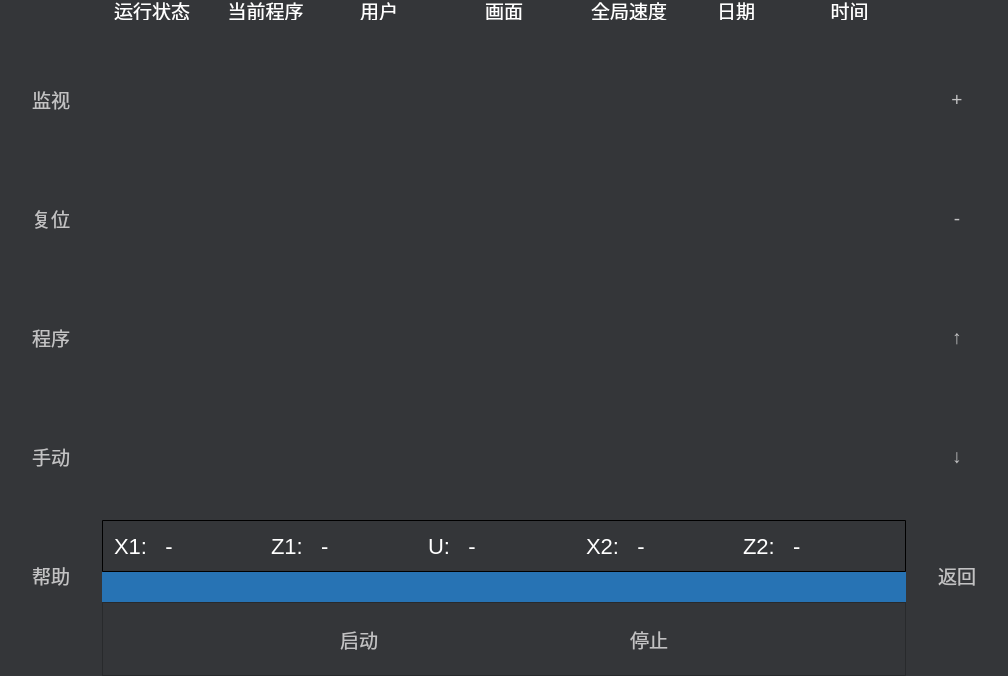
<?xml version="1.0" encoding="UTF-8"?>
<ui version="4.0">
 <class>MainWindow</class>
 <widget class="QMainWindow" name="MainWindow">
  <property name="geometry">
   <rect>
    <x>0</x>
    <y>0</y>
    <width>1006</width>
    <height>674</height>
   </rect>
  </property>
  <property name="windowTitle">
   <string>MainWindow</string>
  </property>
  <property name="styleSheet">
   <string notr="true">*{
font: 14pt;
font-family: &quot;微软雅黑&quot;;
}

QWidget {
color: #c2c2c3;
background: #343639;
}

QScrollBar:vertical {
border: 1px solid black;
width: 40px;
background: #343639;
}

QScrollBar::handle:vertical {
border: 1px solid black;
width: 40px;
background-color: qlineargradient(spread:pad, x1:0, y1:0, x2:1, y2:0, 
stop:0 #2773b4, 
stop:1 #2773b4);
}

#titleFrame {
border:no;
min-height: 20px;
background: url(&quot;:/Res/image/title_bar.png&quot;);
}

#titleFrame QLabel {
color: white;
border: no;
background: transparent;
}

#midlleFrame {
border:no;
min-width: 804px;
min-height: 500px;
}

#positionFrame {
border: 1px solid black;
border-radius: 1px;
min-height: 50px;
}

#positionFrame QLabel {
font: 22px;
color: white;
background: transparent;
}

#positionFrame QLabel:disabled {
font: 18px;
color: gray;
background: transparent;
}

#bottomFrame {
border:no;
background: #2773b4;
min-height: 30px;
}

#bottomFrame QLabel{
color: white;
border: no;
background: transparent;
}

#centralWidget QPushButton {
border: no;
outline: no;
min-width: 80px;
min-height: 50px;
image: url(&quot;:/Res/image/button_80x50_normal.png&quot;);
}

#centralWidget QPushButton:pressed {
color: black;
border: no;
outline: no;
min-width: 80px;
min-height: 50px;
image: url(&quot;:/Res/image/button_80x50_active.png&quot;);
}

#btnlFrame {
border:no;
}

#rFrame {
border:no;
}</string>
  </property>
  <widget class="QWidget" name="centralWidget">
   <layout class="QHBoxLayout" name="horizontalLayout_5" stretch="1,8,1">
    <property name="spacing">
     <number>0</number>
    </property>
    <property name="leftMargin">
     <number>0</number>
    </property>
    <property name="topMargin">
     <number>0</number>
    </property>
    <property name="rightMargin">
     <number>0</number>
    </property>
    <property name="bottomMargin">
     <number>0</number>
    </property>
    <item>
     <widget class="QFrame" name="btnlFrame">
      <property name="frameShape">
       <enum>QFrame::StyledPanel</enum>
      </property>
      <property name="frameShadow">
       <enum>QFrame::Raised</enum>
      </property>
      <layout class="QVBoxLayout" name="verticalLayout_4">
       <item>
        <widget class="QPushButton" name="btnWth">
         <property name="sizePolicy">
          <sizepolicy hsizetype="Minimum" vsizetype="Fixed">
           <horstretch>0</horstretch>
           <verstretch>0</verstretch>
          </sizepolicy>
         </property>
         <property name="minimumSize">
          <size>
           <width>80</width>
           <height>50</height>
          </size>
         </property>
         <property name="text">
          <string>监视</string>
         </property>
        </widget>
       </item>
       <item>
        <widget class="QPushButton" name="btnRst">
         <property name="sizePolicy">
          <sizepolicy hsizetype="Minimum" vsizetype="Fixed">
           <horstretch>0</horstretch>
           <verstretch>0</verstretch>
          </sizepolicy>
         </property>
         <property name="minimumSize">
          <size>
           <width>80</width>
           <height>50</height>
          </size>
         </property>
         <property name="text">
          <string>复位</string>
         </property>
        </widget>
       </item>
       <item>
        <widget class="QPushButton" name="btnPrg">
         <property name="sizePolicy">
          <sizepolicy hsizetype="Minimum" vsizetype="Fixed">
           <horstretch>0</horstretch>
           <verstretch>0</verstretch>
          </sizepolicy>
         </property>
         <property name="minimumSize">
          <size>
           <width>80</width>
           <height>50</height>
          </size>
         </property>
         <property name="text">
          <string>程序</string>
         </property>
        </widget>
       </item>
       <item>
        <widget class="QPushButton" name="btnMana">
         <property name="sizePolicy">
          <sizepolicy hsizetype="Minimum" vsizetype="Fixed">
           <horstretch>0</horstretch>
           <verstretch>0</verstretch>
          </sizepolicy>
         </property>
         <property name="minimumSize">
          <size>
           <width>80</width>
           <height>50</height>
          </size>
         </property>
         <property name="text">
          <string>手动</string>
         </property>
        </widget>
       </item>
       <item>
        <widget class="QPushButton" name="btnHlp">
         <property name="sizePolicy">
          <sizepolicy hsizetype="Minimum" vsizetype="Fixed">
           <horstretch>0</horstretch>
           <verstretch>0</verstretch>
          </sizepolicy>
         </property>
         <property name="minimumSize">
          <size>
           <width>80</width>
           <height>50</height>
          </size>
         </property>
         <property name="text">
          <string>帮助</string>
         </property>
        </widget>
       </item>
      </layout>
     </widget>
    </item>
    <item>
     <layout class="QVBoxLayout" name="verticalLayout">
      <property name="spacing">
       <number>0</number>
      </property>
      <item>
       <widget class="QFrame" name="titleFrame">
        <property name="frameShape">
         <enum>QFrame::StyledPanel</enum>
        </property>
        <property name="frameShadow">
         <enum>QFrame::Raised</enum>
        </property>
        <layout class="QHBoxLayout" name="horizontalLayout_2">
         <property name="spacing">
          <number>0</number>
         </property>
         <property name="leftMargin">
          <number>0</number>
         </property>
         <property name="topMargin">
          <number>0</number>
         </property>
         <property name="rightMargin">
          <number>0</number>
         </property>
         <property name="bottomMargin">
          <number>0</number>
         </property>
         <item>
          <widget class="QLabel" name="btnStus">
           <property name="sizePolicy">
            <sizepolicy hsizetype="Minimum" vsizetype="Minimum">
             <horstretch>0</horstretch>
             <verstretch>0</verstretch>
            </sizepolicy>
           </property>
           <property name="minimumSize">
            <size>
             <width>100</width>
             <height>0</height>
            </size>
           </property>
           <property name="maximumSize">
            <size>
             <width>100</width>
             <height>16777215</height>
            </size>
           </property>
           <property name="text">
            <string>运行状态</string>
           </property>
           <property name="alignment">
            <set>Qt::AlignCenter</set>
           </property>
          </widget>
         </item>
         <item>
          <widget class="QLabel" name="btnPgmN">
           <property name="sizePolicy">
            <sizepolicy hsizetype="Minimum" vsizetype="Minimum">
             <horstretch>0</horstretch>
             <verstretch>0</verstretch>
            </sizepolicy>
           </property>
           <property name="minimumSize">
            <size>
             <width>127</width>
             <height>0</height>
            </size>
           </property>
           <property name="maximumSize">
            <size>
             <width>127</width>
             <height>16777215</height>
            </size>
           </property>
           <property name="text">
            <string>当前程序</string>
           </property>
           <property name="alignment">
            <set>Qt::AlignCenter</set>
           </property>
          </widget>
         </item>
         <item>
          <widget class="QLabel" name="btnUsr">
           <property name="minimumSize">
            <size>
             <width>100</width>
             <height>0</height>
            </size>
           </property>
           <property name="maximumSize">
            <size>
             <width>100</width>
             <height>16777215</height>
            </size>
           </property>
           <property name="text">
            <string>用户</string>
           </property>
           <property name="alignment">
            <set>Qt::AlignCenter</set>
           </property>
          </widget>
         </item>
         <item>
          <widget class="QLabel" name="btnWName">
           <property name="minimumSize">
            <size>
             <width>150</width>
             <height>0</height>
            </size>
           </property>
           <property name="maximumSize">
            <size>
             <width>150</width>
             <height>16777215</height>
            </size>
           </property>
           <property name="text">
            <string>画面</string>
           </property>
           <property name="alignment">
            <set>Qt::AlignCenter</set>
           </property>
          </widget>
         </item>
         <item>
          <widget class="QLabel" name="btnWhlSpd">
           <property name="minimumSize">
            <size>
             <width>100</width>
             <height>0</height>
            </size>
           </property>
           <property name="maximumSize">
            <size>
             <width>100</width>
             <height>16777215</height>
            </size>
           </property>
           <property name="text">
            <string>全局速度</string>
           </property>
           <property name="alignment">
            <set>Qt::AlignCenter</set>
           </property>
          </widget>
         </item>
         <item>
          <widget class="QLabel" name="btnDate">
           <property name="sizePolicy">
            <sizepolicy hsizetype="Minimum" vsizetype="Minimum">
             <horstretch>0</horstretch>
             <verstretch>0</verstretch>
            </sizepolicy>
           </property>
           <property name="minimumSize">
            <size>
             <width>114</width>
             <height>0</height>
            </size>
           </property>
           <property name="maximumSize">
            <size>
             <width>114</width>
             <height>16777215</height>
            </size>
           </property>
           <property name="text">
            <string>日期</string>
           </property>
           <property name="alignment">
            <set>Qt::AlignCenter</set>
           </property>
          </widget>
         </item>
         <item>
          <widget class="QLabel" name="btnTim">
           <property name="sizePolicy">
            <sizepolicy hsizetype="Minimum" vsizetype="Minimum">
             <horstretch>0</horstretch>
             <verstretch>0</verstretch>
            </sizepolicy>
           </property>
           <property name="text">
            <string>时间</string>
           </property>
           <property name="alignment">
            <set>Qt::AlignCenter</set>
           </property>
          </widget>
         </item>
        </layout>
       </widget>
      </item>
      <item>
       <widget class="QFrame" name="midlleFrame">
        <property name="enabled">
         <bool>true</bool>
        </property>
        <property name="frameShape">
         <enum>QFrame::StyledPanel</enum>
        </property>
        <property name="frameShadow">
         <enum>QFrame::Raised</enum>
        </property>
        <layout class="QVBoxLayout" name="verticalLayout_3">
         <property name="leftMargin">
          <number>0</number>
         </property>
         <property name="topMargin">
          <number>0</number>
         </property>
        </layout>
       </widget>
      </item>
      <item>
       <widget class="QFrame" name="positionFrame">
        <property name="frameShape">
         <enum>QFrame::StyledPanel</enum>
        </property>
        <property name="frameShadow">
         <enum>QFrame::Raised</enum>
        </property>
        <layout class="QHBoxLayout" name="horizontalLayout">
         <item>
          <widget class="QLabel" name="lblXPos">
           <property name="enabled">
            <bool>true</bool>
           </property>
           <property name="text">
            <string>X1:   -</string>
           </property>
          </widget>
         </item>
         <item>
          <widget class="QLabel" name="lblY1Pos">
           <property name="enabled">
            <bool>true</bool>
           </property>
           <property name="text">
            <string>Z1:   -</string>
           </property>
          </widget>
         </item>
         <item>
          <widget class="QLabel" name="lblZ1Pos">
           <property name="enabled">
            <bool>true</bool>
           </property>
           <property name="text">
            <string>U:   -</string>
           </property>
          </widget>
         </item>
         <item>
          <widget class="QLabel" name="lblY2Pos">
           <property name="enabled">
            <bool>true</bool>
           </property>
           <property name="text">
            <string>X2:   -</string>
           </property>
          </widget>
         </item>
         <item>
          <widget class="QLabel" name="lblZ2Pos">
           <property name="enabled">
            <bool>true</bool>
           </property>
           <property name="text">
            <string>Z2:   -</string>
           </property>
          </widget>
         </item>
        </layout>
       </widget>
      </item>
      <item>
       <widget class="QFrame" name="bottomFrame">
        <property name="frameShape">
         <enum>QFrame::StyledPanel</enum>
        </property>
        <property name="frameShadow">
         <enum>QFrame::Raised</enum>
        </property>
        <layout class="QHBoxLayout" name="horizontalLayout_3" stretch="1,0">
         <property name="leftMargin">
          <number>9</number>
         </property>
         <property name="topMargin">
          <number>0</number>
         </property>
         <property name="rightMargin">
          <number>9</number>
         </property>
         <property name="bottomMargin">
          <number>0</number>
         </property>
         <item>
          <widget class="QLabel" name="lblWarn">
           <property name="text">
            <string/>
           </property>
          </widget>
         </item>
         <item>
          <widget class="QLabel" name="label">
           <property name="font">
            <font>
             <family>微软雅黑</family>
             <pointsize>14</pointsize>
             <weight>50</weight>
             <italic>false</italic>
             <bold>false</bold>
            </font>
           </property>
           <property name="text">
            <string/>
           </property>
          </widget>
         </item>
        </layout>
       </widget>
      </item>
      <item>
       <widget class="QFrame" name="btnbFrame">
        <property name="frameShape">
         <enum>QFrame::StyledPanel</enum>
        </property>
        <property name="frameShadow">
         <enum>QFrame::Raised</enum>
        </property>
        <layout class="QHBoxLayout" name="horizontalLayout_4">
         <item>
          <spacer name="horizontalSpacer_3">
           <property name="orientation">
            <enum>Qt::Horizontal</enum>
           </property>
           <property name="sizeHint" stdset="0">
            <size>
             <width>40</width>
             <height>20</height>
            </size>
           </property>
          </spacer>
         </item>
         <item>
          <widget class="QPushButton" name="btnSrt">
           <property name="sizePolicy">
            <sizepolicy hsizetype="Fixed" vsizetype="Fixed">
             <horstretch>0</horstretch>
             <verstretch>0</verstretch>
            </sizepolicy>
           </property>
           <property name="minimumSize">
            <size>
             <width>80</width>
             <height>50</height>
            </size>
           </property>
           <property name="text">
            <string>启动</string>
           </property>
           <property name="flat">
            <bool>false</bool>
           </property>
          </widget>
         </item>
         <item>
          <spacer name="horizontalSpacer_2">
           <property name="orientation">
            <enum>Qt::Horizontal</enum>
           </property>
           <property name="sizeHint" stdset="0">
            <size>
             <width>40</width>
             <height>20</height>
            </size>
           </property>
          </spacer>
         </item>
         <item>
          <widget class="QPushButton" name="btnStp">
           <property name="sizePolicy">
            <sizepolicy hsizetype="Fixed" vsizetype="Fixed">
             <horstretch>0</horstretch>
             <verstretch>0</verstretch>
            </sizepolicy>
           </property>
           <property name="minimumSize">
            <size>
             <width>80</width>
             <height>50</height>
            </size>
           </property>
           <property name="text">
            <string>停止</string>
           </property>
          </widget>
         </item>
         <item>
          <spacer name="horizontalSpacer_4">
           <property name="orientation">
            <enum>Qt::Horizontal</enum>
           </property>
           <property name="sizeHint" stdset="0">
            <size>
             <width>40</width>
             <height>20</height>
            </size>
           </property>
          </spacer>
         </item>
        </layout>
       </widget>
      </item>
     </layout>
    </item>
    <item>
     <widget class="QFrame" name="rFrame">
      <property name="frameShape">
       <enum>QFrame::StyledPanel</enum>
      </property>
      <property name="frameShadow">
       <enum>QFrame::Raised</enum>
      </property>
      <layout class="QVBoxLayout" name="verticalLayout_2">
       <item>
        <widget class="QPushButton" name="btnUp">
         <property name="minimumSize">
          <size>
           <width>80</width>
           <height>50</height>
          </size>
         </property>
         <property name="text">
          <string>+</string>
         </property>
        </widget>
       </item>
       <item>
        <widget class="QPushButton" name="btnDwn">
         <property name="minimumSize">
          <size>
           <width>80</width>
           <height>50</height>
          </size>
         </property>
         <property name="text">
          <string>-</string>
         </property>
        </widget>
       </item>
       <item>
        <widget class="QPushButton" name="btnLft">
         <property name="minimumSize">
          <size>
           <width>80</width>
           <height>50</height>
          </size>
         </property>
         <property name="text">
          <string>↑</string>
         </property>
        </widget>
       </item>
       <item>
        <widget class="QPushButton" name="btnRht">
         <property name="minimumSize">
          <size>
           <width>80</width>
           <height>50</height>
          </size>
         </property>
         <property name="text">
          <string>↓</string>
         </property>
        </widget>
       </item>
       <item>
        <widget class="QPushButton" name="btnbck">
         <property name="minimumSize">
          <size>
           <width>80</width>
           <height>50</height>
          </size>
         </property>
         <property name="text">
          <string>返回</string>
         </property>
        </widget>
       </item>
      </layout>
     </widget>
    </item>
   </layout>
  </widget>
 </widget>
 <layoutdefault spacing="6" margin="11"/>
 <resources/>
 <connections/>
</ui>
